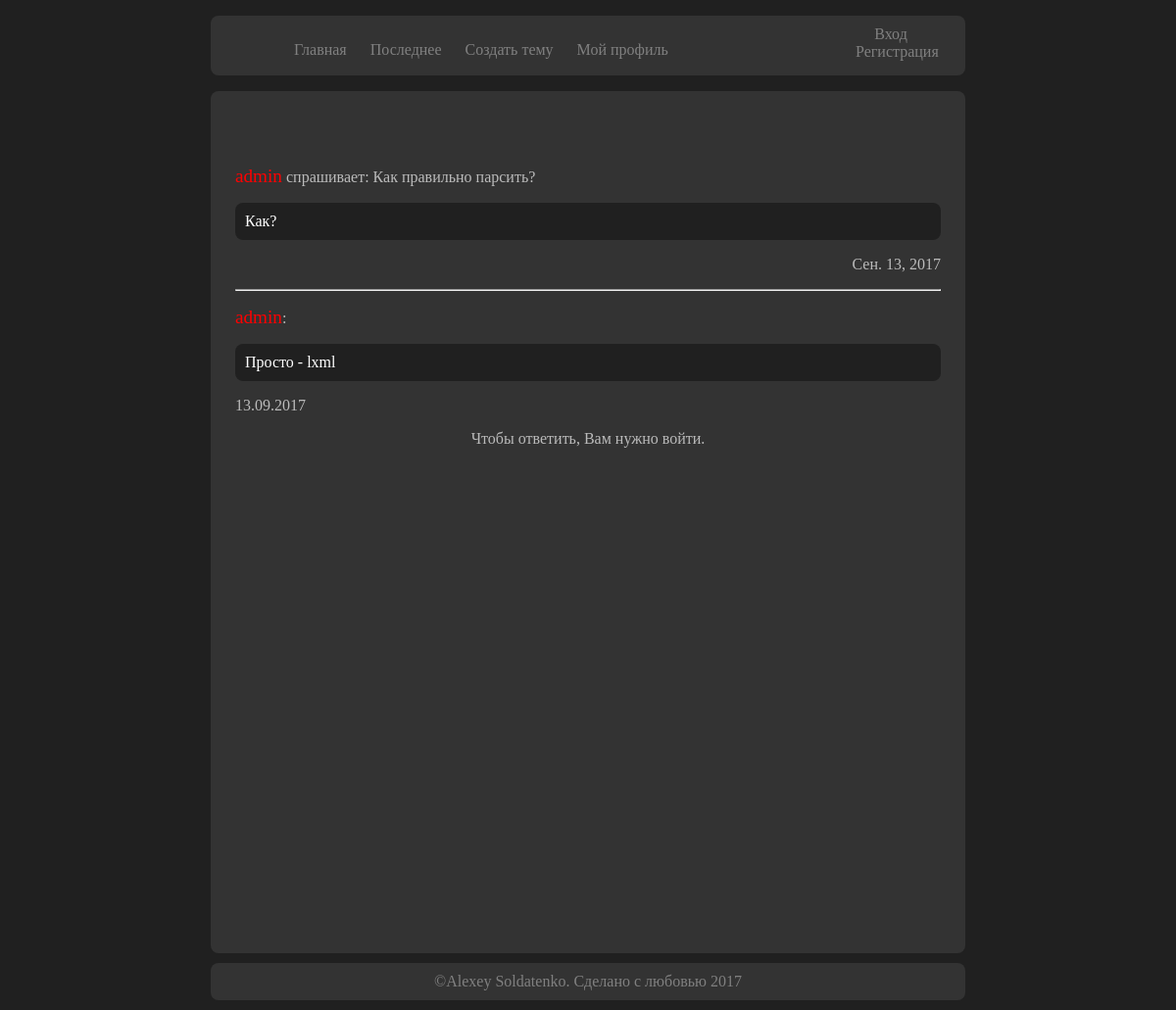
Screenshot of /topic/2 with the database file from the repository.
### topics/models.py (models this page shows, shortened)
class Topics(models.Model):
	section_name = models.ForeignKey(Sections, default='other')
	subsection_name = models.ForeignKey(Subsection, default='other')
	topic_name = models.CharField(max_length=300)
	date = models.DateField()
	author_name = models.CharField(max_length=100)
	context = models.TextField()

class TopicAnswers(models.Model):
	topic_name = models.ForeignKey(Topics)
	user_name = models.CharField(max_length=100)
	date = models.DateField()
	context = models.TextField()

### topics/views.py (the view)
# urls.py: url(r'^topic/(?P<topic_id>\d+)$', 'topics.views.display_topic'),
def display_topic(request, topic_id):
	topic = Topics.objects.get(pk=topic_id)
	answers = TopicAnswers.objects.filter(topic_name = topic)
	return render(request, 'topic.html', {'topic':topic, 'answers':answers})

### templates/topic.html (shortened to what this page needs)
{%extends "base.html"%}
{%load staticfiles%}
{%block log_user%}
{%if user.is_anonymous%}
{{block.super}}
{%elif user.is_active%}
<div style="margin-top: 18%">
<a title="Выйти" style="color:white; font-size: 1.2em" href="/logout">{{user.username}}</a>
</div>
{%else%}
{{block.super}}
{%endif%}
{%endblock%}
{%block content%}
<div class="content">
<p><span style="color:red; font-size: 1.2em">{{topic.author_name}}</span> спрашивает: {{topic.topic_name}}</p>
<div class="field_answer">{{topic.context}}</div>
<p style="text-align: right">{{topic.date}}</p><hr>
{%for answer in answers%}
<p><span style="color:red; font-size: 1.2em">{{answer.user_name}}</span>:</p>
<div class="field_answer">{{answer.context}}</div>
<p style="{%if forloop.counter|divisibleby:2 %} text-align: right {%endif%}">{{topic.date|date:"j.m.Y"}} {{topic.date|time:"TIME_FORMAT"}}</p>
{%endfor%}
{%if user.is_anonymous or not user.is_active%}
<p style="text-align: center">Чтобы ответить, Вам нужно войти.</p>
{%endif%}
</div>
{%endblock%}
{%block footer%}
{{block.super}}
{%endblock%}

### static/base.css (style rules this page uses)
body { margin: 0; padding: 0; background: #202020; color: #808080; }
.content { border-radius: 8px; width: 60%; min-height: 100vh; margin: 6px auto 10px auto; padding: 60px 25px 20px; background: #333; color: #bbb; }
.field_answer { padding: 10px; border-radius: 8px; background: #202020; color: white; }

### rows the page displays
Topics: author_name "admin", topic_name "Как правильно парсить?", context "Как?", date "Сен. 13, 2017", date "13.09.2017"
TopicAnswers: user_name "admin", context "Просто - lxml"
